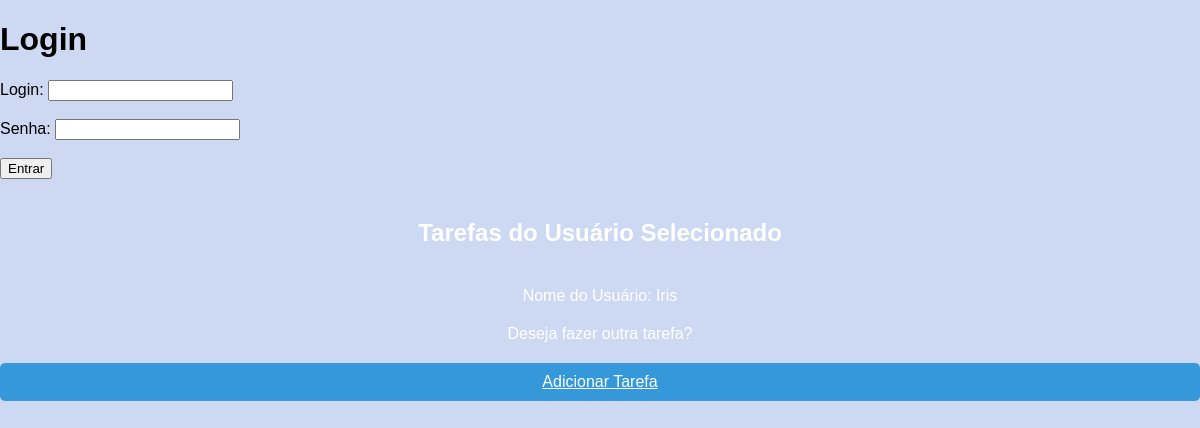
The app's page /listar.php?id_usuario=4, older data.
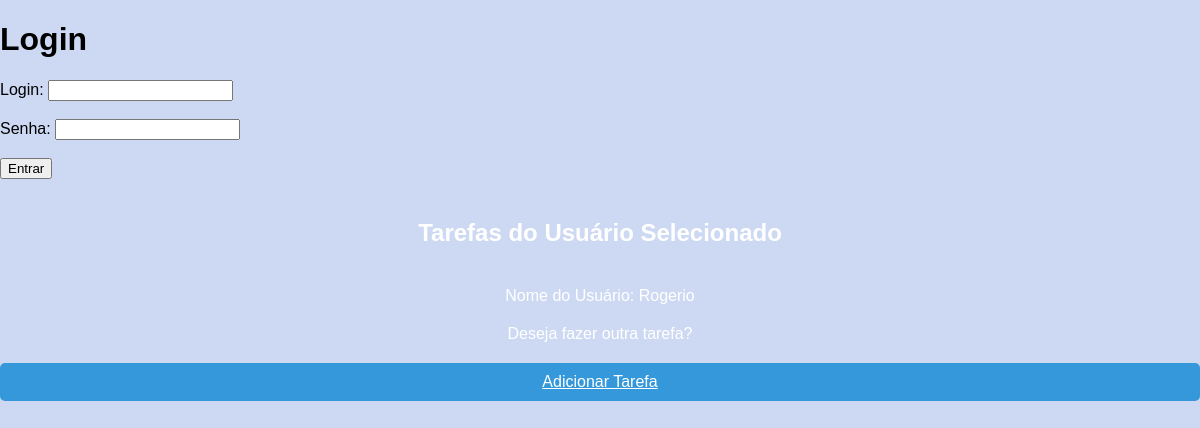
The same page, newer data.
### tables this page shows
CREATE TABLE `tarefas` (
  `id` int(11) NOT NULL,
  `id_usuario` int(11) DEFAULT NULL,
  `descricao` text DEFAULT NULL,
  `prioridade` varchar(100) DEFAULT NULL,
  `status` varchar(100) DEFAULT NULL,
  `created_at` timestamp NOT NULL DEFAULT current_timestamp(),
  `titulo` text DEFAULT NULL
);

CREATE TABLE `usuario` (
  `id` int(11) NOT NULL,
  `login1` varchar(255) NOT NULL,
  `senha` varchar(2000) NOT NULL,
  `nome` varchar(255) DEFAULT NULL
);

### listar.php (the view, shortened to what this page needs)
<!DOCTYPE html>
<html lang="pt-BR">
<head>
    <link rel="stylesheet" href="CSS/listar.css">
</head>
<body>
<?php
require_once("funcoes/conexao.php");
if (!isset($_SESSION['id_usuario'])) {
    require_once("login.php");
}
$query_tarefas_usuario = "SELECT u.nome as nome_usuario, t.id, t.titulo, t.descricao, t.prioridade, t.status FROM usuario u
                          LEFT JOIN tarefas t ON u.id = t.id_usuario
                          WHERE u.id = ? ORDER BY u.nome ASC, t.titulo ASC";
$stmt_tarefas_usuario = $conectar->prepare($query_tarefas_usuario);
$id_usuario_selecionado = isset($_GET['id_usuario']) ? $_GET['id_usuario'] : $_SESSION['id_usuario'];
$stmt_tarefas_usuario->bind_param("i", $id_usuario_selecionado);
$stmt_tarefas_usuario->execute();
$result_tarefas_usuario = $stmt_tarefas_usuario->get_result();
if ($result_tarefas_usuario->num_rows > 0) {
    echo "<h2>Tarefas do Usuário Selecionado</h2>";
    echo "<p>Nome do Usuário: {$result_tarefas_usuario->fetch_assoc()['nome_usuario']}</p>";
} else {
    echo "<p>Nenhuma tarefa encontrada para este usuário.</p>";
}
echo "<div class='button-container'>";
echo "<p>Deseja fazer outra tarefa?</p>";
echo "<a href='adicionar_tar.php' class='button'>Adicionar Tarefa</a>";
?>
</body>
</html>

Row changes from the older to the newer data that the page shows:
no longer on this page (row edited): tarefas: id_usuario.nome "Iris"
added tarefas: id_usuario.nome "Rogerio"
